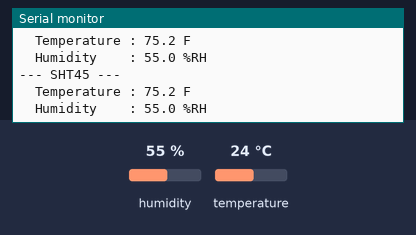
A sketch run on a simulated ESP32-S3. On the bench: the last lines printed to the serial monitor. The inputs (shaded band) are chosen by the test bench; at power-on: humidity 55 %, temperature 24 °C.

Above: at 2.9 s.
3.0 s: humidity set to 22 %
At 5.3 s:
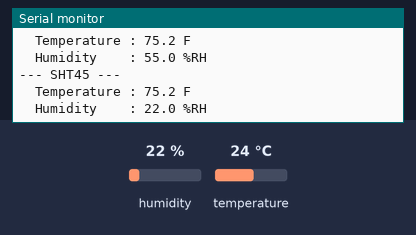
5.8 s: temperature set to 12 °C
At 7.4 s:
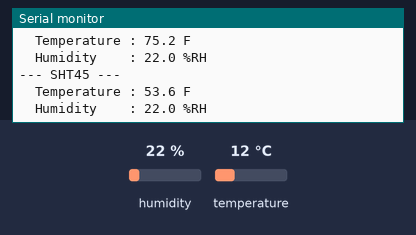
8.6 s: humidity set to 40 %
At 11.5 s:
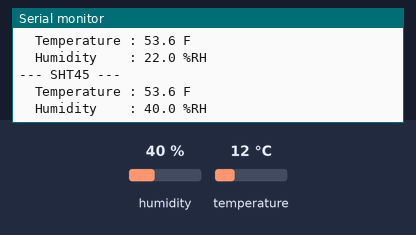
Timing chart, 0 to 13.0 s (numbered marks = the images above; inputs shaded):
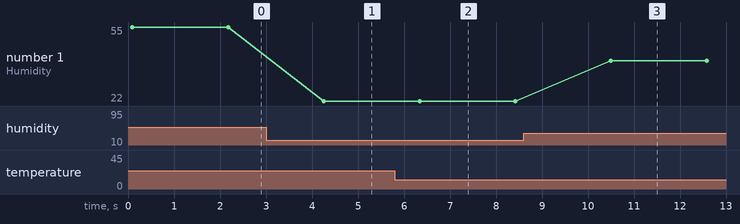

The sketch:

phase1_sht45.ino
```cpp
/*
 * ============================================================
 * Phase 1 — SHT45 Temperature & Humidity
 * Adafruit ESP32-S3 Feather
 * ============================================================
 *
 * Libraries (install via Sketch > Include Library > Manage Libraries):
 *   1. "Adafruit SHT4x Library"    by Adafruit  (search: SHT4x)
 *      -> Adafruit BusIO and Adafruit Unified Sensor install automatically
 *         as dependencies. Accept "Install all" when prompted.
 *
 * Arduino IDE settings:
 *   Board           : Adafruit Feather ESP32-S3 No PSRAM
 *   USB CDC On Boot : Enabled
 *
 * Expected serial output (every 2 s):
 *   --- SHT45 ---
 *   Temperature : 72.5 F
 *   Humidity    : 45.2 %RH
 *
 * Normal ranges at room temperature:
 *   Temperature : ~65–80 F  (if you breathe on it, it ticks up)
 *   Humidity    : ~30–60 %RH  (typical indoors)
 *
 * If temperature reads implausibly high (>120 F) and does not
 * change: sensor is reading its own self-heating. Confirm the
 * heater is OFF (SHT4X_NO_HEATER) and that you are not
 * blocking airflow around the sensor.
 * ============================================================
 */

#include <Wire.h>
#include <Adafruit_SHT4x.h>

Adafruit_SHT4x sht4;

void setup() {
  Serial.begin(115200);
  unsigned long t = millis();
  while (!Serial && (millis() - t) < 3000) delay(10);

  Wire.begin();

  Serial.println();
  Serial.println("================================");
  Serial.println("  SHT45 Sensor Test  |  Phase 1");
  Serial.println("================================");

  if (!sht4.begin()) {
    Serial.println("[ERROR] SHT45 not found at 0x44.");
    Serial.println("        -> Run Phase 0 I2C scan to diagnose.");
    Serial.println("        -> Check STEMMA QT cable; try reseating.");
    while (1) delay(10); // halt — nothing useful to do
  }

  // SHT4X_HIGH_PRECISION   : 8.3 ms measurement, ±0.1 °C, ±0.5 %RH
  // SHT4X_MED_PRECISION    : 4.5 ms, ±0.3 °C
  // SHT4X_LOW_PRECISION    : 1.7 ms, ±0.8 °C
  sht4.setPrecision(SHT4X_HIGH_PRECISION);

  // Keep heater OFF for ambient readings.
  // Enable only to burn off condensation; it skews temperature readings.
  sht4.setHeater(SHT4X_NO_HEATER);

  Serial.println("[OK] SHT45 initialized.");
  Serial.println("     Precision : HIGH");
  Serial.println("     Heater    : OFF");
  Serial.println("--------------------------------");
  Serial.println("Reading every 2 seconds...");
  Serial.println();
}

void loop() {
  sensors_event_t humid_ev, temp_ev;
  // getEvent() blocks for the measurement duration (~8 ms at HIGH precision)
  sht4.getEvent(&humid_ev, &temp_ev);

  float tempC = temp_ev.temperature;
  float tempF = (tempC * 9.0f / 5.0f) + 32.0f;
  float rh    = humid_ev.relative_humidity;

  Serial.println("--- SHT45 ---");
  Serial.print("  Temperature : ");
  Serial.print(tempF, 1);
  Serial.println(" F");
  Serial.print("  Humidity    : ");
  Serial.print(rh, 1);
  Serial.println(" %RH");
  Serial.println();

  delay(2000);
}
```

Measured:
- after the input at 3.0 s, the serial monitor: prints a new line after 1.3 s (image 1)
- after the input at 5.8 s, the serial monitor: prints a new line after 0.54 s (image 2)
- after the input at 8.6 s, the serial monitor: prints a new line after 1.9 s (image 3)
- plotted number 1: 55 → 22 after the input at 3.0 s, 22 → 40 after the input at 8.6 s
